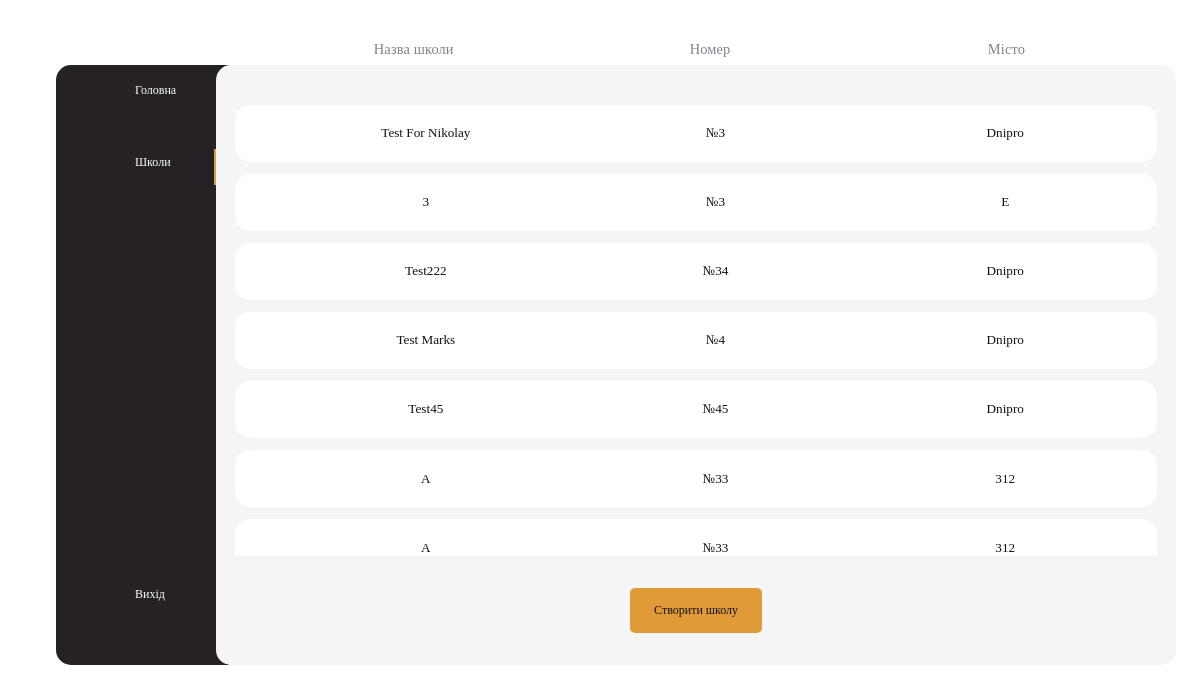
Screenshot of /schools/ with the database file from the repository.
### MainApp/models.py (models this page shows)
class School(models.Model):
    title = models.CharField(max_length=255)
    number = models.IntegerField()
    town = models.CharField(max_length=255)
    clases = models.JSONField()
    lessons = models.JSONField()
    teachers = models.JSONField()
    class_form = models.JSONField()
    lesson_form = models.JSONField()
    password = models.CharField(max_length=255)
    time_create = models.DateTimeField(auto_now_add = True)
    time_update = models.DateTimeField(auto_now= True)
    news_text1 = models.CharField(max_length=1000, default='На цьому місці ви можете дізнатися останні новини вашої школи')
    news_text2 = models.CharField(max_length=1000, default='А це на випадок якщо новин занадто багато')

### MainApp/views.py (the view, shortened to what this page needs)
# urls.py: path('schools/', Schoolswork.as_view(), name = "schools"),
class Schoolswork(TemplateView):
    template_name = "MainApp/schools.html"
    id = -1
    errortext = 0
    def dispatch(self, request):
        make = False
        tmp = buttons_menu(request)
        if tmp != None:
            return redirect(tmp)
        school = School.objects.all()
        return render(request, self.template_name, context= {"school": school, 'range': school, 'make':make,
                    'select_menu':1, 'type_menu':1})

### MainApp/templates/MainApp/schools.html (shortened to what this page needs)
{% extends 'MainApp/base.html' %}
{% block content %}
<main class='base_main'>
    <ul class="ul_named">
        <li class="li_named">
            <h3 class="h3_named">
                Назва школи
            </h3>
        </li>
        <li class="li_named">
            <h3 class="h3_named">
                Номер
            </h3>
        </li>
        <li class="li_named">
            <h3 class="h3_named">
                Місто
            </h3>
        </li>
    </ul>
    <div class="div_schools">
        <ul class='ul_schools'>
            {% for i in range %}
            <li class="li_schools">
                <form action="" class="form_school" method="POST">
                        <button name='id'  value="{{i.id}}" class='button_schools'>
                            <ul class='ul_school'>
                                <li class="li_school">
                                    {{i.title}}
                                </li>
                                <li class="li_school">
                                    №{{i.number}}
                                </li>
                                <li class="li_school">
                                    {{i.town}}
                                </li>
                            </ul>
                        </button>
                        <div class="disable_error">Переглянути</div>
                </form>
            </li>
            {% endfor %}
        </ul>
    </div>
    <p class="p_make_school">
        <form action="" method="POST">
            <button  class="button_make_school" name='make' value="1">Cтворити школу</button>
        </form>
    </p>
</main>
{% endblock %}

### MainApp/templates/MainApp/base.html (shortened to what this page needs)
{% load static %}
<!DOCTYPE html>
<html lang="en">
<head>
    <link rel="stylesheet" href="{% static 'base.css' %}" type="text/css">
    <link rel="stylesheet" href="{% static 'schools.css' %}" type="text/css">
    <link rel="stylesheet" href="{% static 'home.css' %}" type="text/css">
    <link rel="stylesheet" href="{% static 'school.css' %}" type="text/css">
    <link rel="stylesheet" href="{% static 'class.css' %}" type="text/css">
    <link rel="stylesheet" href="{% static 'schadult.css' %}" type="text/css">
    <link rel="stylesheet" href="{% static 'about_us.css' %}" type="text/css">
    <link rel="stylesheet" href="{% static 'about_site.css' %}" type="text/css">
    <link rel="stylesheet" href="{% static 'contacts.css' %}" type="text/css">
    </head>
    <body>
        {% block main-menu %}
        <nav class="menu">
          <ul class="menu_ul">
                {% if select_menu == 0 %}
                    <div class="menu_div_selected">
                {% else %}
                    <div class="menu_div">
                {% endif %}
                    <form action="" method="GET" class="menu_form">
                        <button class="menu_a" name='button_id_menu' value="1">
                            <li class="menu_li">
                                <span   class="menu_span">
                                    <p class='menu_icon'>􀎟</p>
                                    <p class="menu_text">Головна</p>
                                </span>
                            </li>
                        </button>
                    </form>
                    </div>
                {% if select_menu == 1 %}
                    <div class="menu_div_selected">
                {% else %}
                    <div class="menu_div">
                {% endif %}
                    <form action="" method="GET" class="menu_form">
                        <button class="menu_a" name='button_id_menu' value="2">
                            <li class="menu_li">
                                <span   class="menu_span">
                                    <p class='menu_icon'>􀫔</p>
                                    {% if type_menu == 1 %}
                                    <p class="menu_text">Школи</p>
                                    {% else %}
                                    <p class="menu_text">Школа</p>
                                    {% endif %}
                                </span>
                            </li>
                        </button>
                    </form>
                    </div>
                {% if select_menu == 2 %}
                    <div class="menu_div_selected">
                {% else %}
                    <div class="menu_div">
                {% endif %}
                    <form action="" method="GET" class="menu_form">
                    </form>
                    </div>
                {% if select_menu == 3 %}
                    <div class="menu_div_selected">
                {% else %}
                    <div class="menu_div">
                {% endif %}
                <form action="" method="GET" class="menu_form">
                </form>
                    </div>
                {% if select_menu == 4 %}
                    <div class="menu_div_selected">
                {% else %}
                    <div class="menu_div">
                {% endif %}
                <form action="" method="GET" class="menu_form">
                </form>
                    </div>
                {% if select_menu == 5 %}
                    <div class="menu_div_selected">
                {% else %}
                    <div class="menu_div">
                {% endif %}
                <form action="" method="GET" class="menu_form">
                </form>
                    </div>
                {% if select_menu == 6 %}
                    <div class="menu_div_selected">
                {% else %}
                    <div class="menu_div">
                {% endif %}
                <form action="" method="GET" class="menu_form">
                </form>
                    </div>
                {% if select_menu == 7 %}
                    <div class="menu_div_selected">
                {% else %}
                    <div class="menu_div">
                {% endif %}
                <form action="" method="GET" class="menu_form">
                    <button class="menu_a" name='button_id_menu' value="8">
                        <li class="menu_li">
                            <span   class="menu_span">
                                    <p class='menu_icon'>􀷄</p>
                                    <p class="menu_text">Вихід</p>
                            </span>
                        </li>
                    </button>
                </form>
                    </div>
          </ul>
        </nav>
        {% endblock main-menu %}
        {% block content %}
        {% endblock %}
    </body>
</html>

### MainApp/static/base.css (style rules this page uses)
body { overflow: hidden; }
.menu { position: absolute; width: 14.4vw; height: 50vw; left: 4.7vw; top: 5.4vw; background: #252124; border-radius: 15px 0px 0px 15px; }
.base_main { position: absolute; display: flex; justify-content: center; flex-direction: column; text-align: center; width: 80vw; height: 50vw; left: 18vw; top: 5.4vw; background: #F5F5F5; border-radius: 15px; }
.menu_icon { margin: 0; width: 50%; text-align: center; font-family: 'SF Pro'; font-style: normal; font-weight: 510; font-size: 2vw; line-height: 2.26vw; color: #FFFFFF; }
.menu_ul { margin-top: -2vw; position: relative; padding: 0; list-style-type: none; }
.menu_li { margin-left: 0; align-items: center; }
.menu_div { width: 91%; margin-top: 3vw; margin-bottom: 3vw; height: 3vw; }
.menu_div_selected { margin-top: 3vw; margin-bottom: 3vw; width: 91%; height: 3vw; border-right: 0.2vw solid #E19A38 ; }
.menu_form { position: relative; width: 100%; height: 100%; }
.menu_span { display: flex; position: relative; align-items: center; }
.menu_a { position: relative; display: block; padding: 0; margin: 0; border: 0; background-color: transparent; height: 2.38vw; width: 100%; }
.menu_text { margin: 0; left: 2vw; top: -2vw; font-family: 'Gilroy'; font-style: normal; font-weight: 500; font-size: 1vw; line-height: 0.8vw; text-align: left; color: #FFFFFF; }

### MainApp/static/schools.css (style rules this page uses)
.ul_named { list-style-type: none; position: absolute; width: 78.4vw; margin: 0; top: -3vw; margin-left: 0.8vw; display: flex; }
.li_named { width: 31.5%; }
.h3_named { font-family: 'Gilroy'; font-style: normal; font-weight: 500; font-size: 1.2vw; line-height: 1vw; text-align: center; letter-spacing: 0.01em; color: #7E858E; }
.div_schools { overflow-y:auto ; position: relative; margin-left: 1%; width: 78.4vw; height: 85%; }
.ul_schools { position: relative; list-style-type: none; padding-top: 1vw; width: 98%; height: 100%; padding-left: 1%; }
.li_schools { position: relative; width: 100%; height: 4.76vw; margin-top: 1vw; margin-bottom: 1vw; }
.form_school { position: relative; width: 100%; height: 100%; }
.button_schools { position: relative; width: 100%; height: 100%; background: #FFFFFF; border-radius: 15px; border: 0; }
.disable_error { width: 10vw; height: 2vw; position: absolute; left: 33vw; top: 1.7vw; text-align: center; color: transparent; font-family: 'Gilroy'; font-style: normal; font-weight: 600; font-size: 1.2vw; line-height: 1vw; }
.ul_school { list-style-type: none; display: flex; }
.li_school { position: relative; width: 33.3%; text-align: center; font-family: 'Gilroy'; font-style: normal; font-weight: 500; font-size: 1.1vw; line-height: 1.4vw; text-transform: capitalize; color: #121212; }
.button_make_school { box-sizing: border-box; text-align: center; border: 0; gap: 20px; position: relative; width: 11vw; height: 3.7vw; background: #E19A38; border-radius: 5px; font-family: 'Gilroy'; font-style: normal; font-weight: 500; font-size: 1vw; line-height: 1.25vw; color: #121212; flex: none; order: 0; flex-grow: 0; }

### MainApp/static/school.css (style rules this page uses)
.base_main { justify-content: unset; }

### rows the page displays
School: {{ i.id }} 4 (drawn), title "Test For Nikolay", number "3", town "Dnipro"
School: {{ i.id }} 5 (drawn), title "3", number "3", town "E"
School: {{ i.id }} 6 (drawn), title "Test222", number "34", town "Dnipro"
School: {{ i.id }} 8 (drawn), title "Test Marks", number "4", town "Dnipro"
School: {{ i.id }} 35 (drawn), title "Test45", number "45", town "Dnipro"
School: {{ i.id }} 36 (drawn), title "A", number "33", town "312"
School: {{ i.id }} 37 (drawn), title "A", number "33", town "312"
